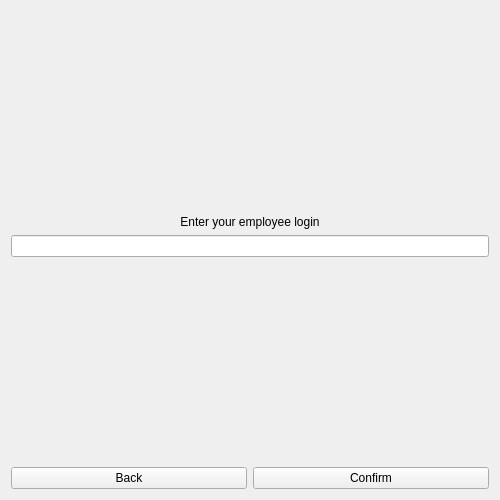
<?xml version="1.0" encoding="UTF-8"?>
<ui version="4.0">
 <class>Form</class>
 <widget class="QWidget" name="Form">
  <property name="geometry">
   <rect>
    <x>0</x>
    <y>0</y>
    <width>500</width>
    <height>500</height>
   </rect>
  </property>
  <property name="windowTitle">
   <string>Form</string>
  </property>
  <layout class="QVBoxLayout" name="verticalLayout">
   <item>
    <spacer name="verticalSpacer">
     <property name="orientation">
      <enum>Qt::Vertical</enum>
     </property>
     <property name="sizeHint" stdset="0">
      <size>
       <width>20</width>
       <height>40</height>
      </size>
     </property>
    </spacer>
   </item>
   <item>
    <widget class="QLabel" name="label">
     <property name="text">
      <string>Enter your employee login</string>
     </property>
     <property name="alignment">
      <set>Qt::AlignCenter</set>
     </property>
    </widget>
   </item>
   <item>
    <widget class="QLineEdit" name="employeeLineEdit"/>
   </item>
   <item>
    <spacer name="verticalSpacer_2">
     <property name="orientation">
      <enum>Qt::Vertical</enum>
     </property>
     <property name="sizeHint" stdset="0">
      <size>
       <width>20</width>
       <height>40</height>
      </size>
     </property>
    </spacer>
   </item>
   <item>
    <layout class="QHBoxLayout" name="horizontalLayout">
     <item>
      <widget class="QPushButton" name="backBtn">
       <property name="text">
        <string>Back</string>
       </property>
      </widget>
     </item>
     <item>
      <widget class="QPushButton" name="confirmBtn">
       <property name="text">
        <string>Confirm</string>
       </property>
      </widget>
     </item>
    </layout>
   </item>
  </layout>
 </widget>
 <resources/>
 <connections/>
</ui>
